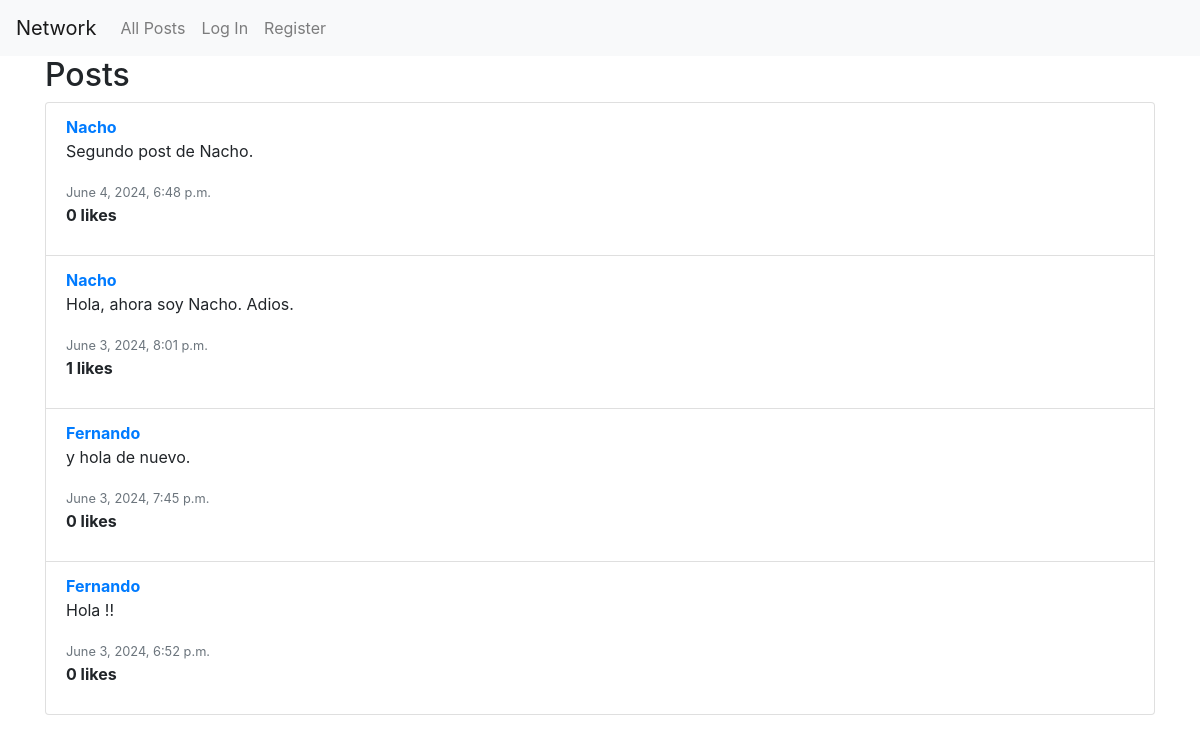
/, run on an earlier commit of the app's database.
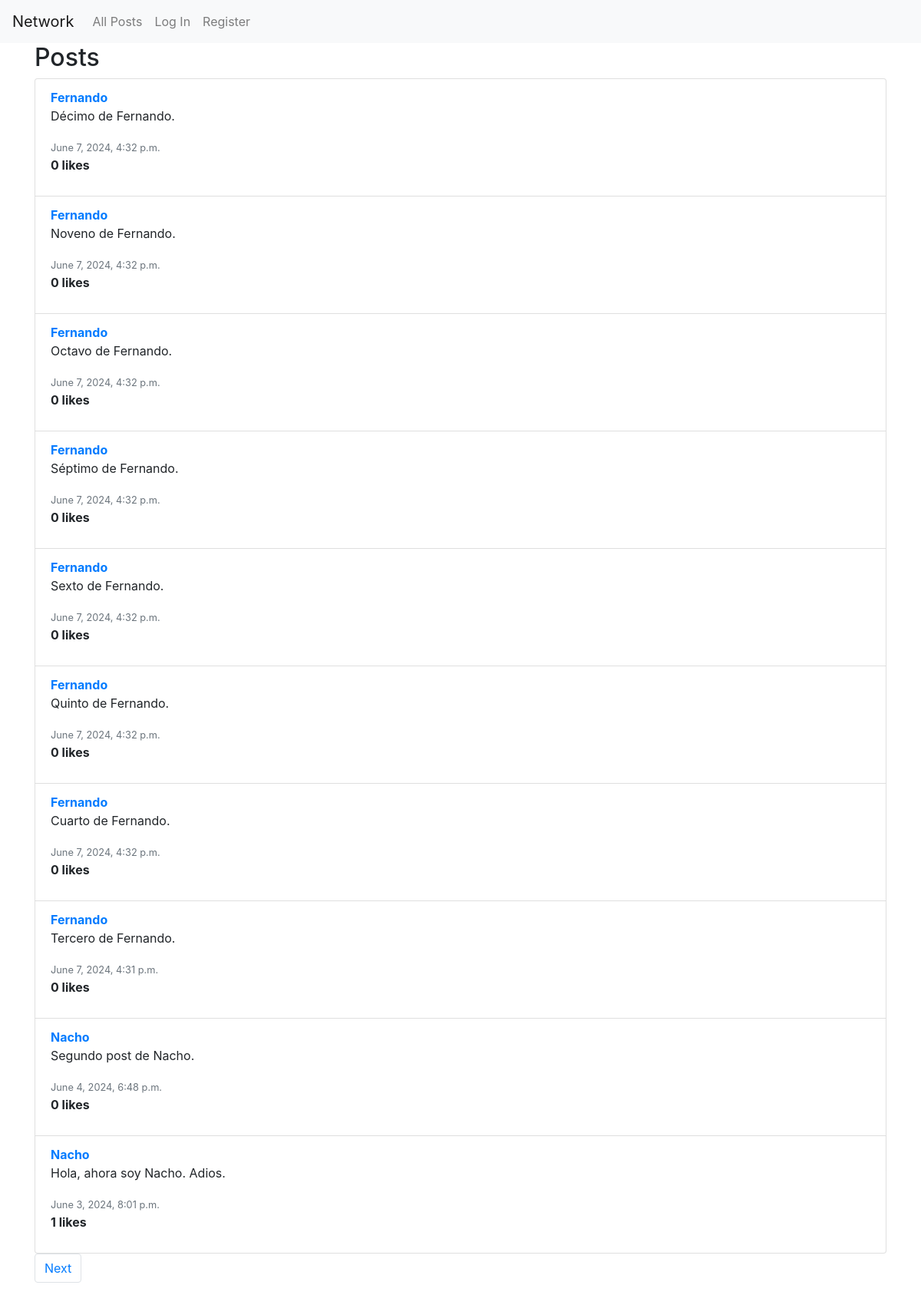
And on a later commit of the database.
### network/models.py (models this page shows, shortened)
class Post(models.Model):
    user = models.ForeignKey(User, on_delete=models.CASCADE, related_name="posts")
    content = models.TextField(blank=True)
    timestamp = models.DateTimeField(auto_now_add=True)

class User(AbstractUser):
    pass

### network/views.py (the view)
# urls.py: path("", views.index, name="index"),
def index(request):
    if request.method == "POST":
        content = request.POST["content"]
        user = request.user
        new_post = Post(user=user, content=content)
        new_post.save()
        return HttpResponseRedirect(reverse("network:index"))
    else:
        posts_list = Post.objects.all().annotate(likes_count=Count('liked')).order_by('-timestamp')
        paginator = Paginator(posts_list, 10)  # Mostrar 10 posts por página
        page_number = request.GET.get('page')  # Obtener el número de página desde el URL
        posts = paginator.get_page(page_number)  # Obtener los posts para la página requerida
        return render(request, "network/index.html", {"posts": posts})

### network/templates/network/index.html (shortened to what this page needs)
{% extends "network/layout.html" %}
{% block body %}
<div class="container">
    <h2>Posts</h2>
    <ul class="list-group">
        {% for post in posts %}
            <li class="list-group-item">
                <a href="{% url 'network:profile' post.user.username %}"><strong>{{ post.user.username }}</strong></a>
                <p>{{ post.content }}</p>
                <small class="text-muted">{{ post.timestamp }}</small>
                <p><strong>{{ post.likes_count }} likes</strong></p>
            </li>
        {% endfor %}
    </ul>
    <nav aria-label="Page navigation">
        <ul class="pagination">
            {% if posts.has_next %}
                <li class="page-item"><a class="page-link" href="?page={{ posts.next_page_number }}">Next</a></li>
            {% endif %}
        </ul>
    </nav>
</div>
{% endblock %}

What changed in the data, as far as the page shows it:
no longer on this page (row unchanged): Post: user.username "Fernando", content "y hola de nuevo.", timestamp "June 3, 2024, 7:45 p.m.", likes_count "0"
no longer on this page (row unchanged): Post: user.username "Fernando", content "Hola !!", timestamp "June 3, 2024, 6:52 p.m.", likes_count "0"
added Post: user.username "Fernando", content "Décimo de Fernando.", timestamp "June 7, 2024, 4:32 p.m.", likes_count "0"
added Post: user.username "Fernando", content "Noveno de Fernando.", timestamp "June 7, 2024, 4:32 p.m.", likes_count "0"
added Post: user.username "Fernando", content "Octavo de Fernando.", timestamp "June 7, 2024, 4:32 p.m.", likes_count "0"
added Post: user.username "Fernando", content "Séptimo de Fernando.", timestamp "June 7, 2024, 4:32 p.m.", likes_count "0"
added Post: user.username "Fernando", content "Sexto de Fernando.", timestamp "June 7, 2024, 4:32 p.m.", likes_count "0"
added Post: user.username "Fernando", content "Quinto de Fernando.", timestamp "June 7, 2024, 4:32 p.m.", likes_count "0"
added Post: user.username "Fernando", content "Cuarto de Fernando.", timestamp "June 7, 2024, 4:32 p.m.", likes_count "0"
added Post: user.username "Fernando", content "Tercero de Fernando.", timestamp "June 7, 2024, 4:31 p.m.", likes_count "0"
Also different on the page:
text now shown: "Next"
